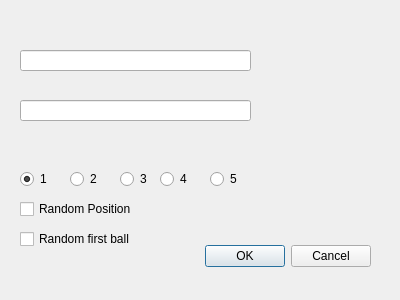
<?xml version="1.0" encoding="UTF-8"?>
<ui version="4.0">
 <class>Dialog</class>
 <widget class="QDialog" name="Dialog">
  <property name="geometry">
   <rect>
    <x>0</x>
    <y>0</y>
    <width>400</width>
    <height>300</height>
   </rect>
  </property>
  <property name="windowTitle">
   <string>Dialog</string>
  </property>
  <widget class="QDialogButtonBox" name="dialog_ok">
   <property name="geometry">
    <rect>
     <x>30</x>
     <y>240</y>
     <width>341</width>
     <height>32</height>
    </rect>
   </property>
   <property name="orientation">
    <enum>Qt::Horizontal</enum>
   </property>
   <property name="standardButtons">
    <set>QDialogButtonBox::Cancel|QDialogButtonBox::Ok</set>
   </property>
  </widget>
  <widget class="QRadioButton" name="b1">
   <property name="geometry">
    <rect>
     <x>20</x>
     <y>170</y>
     <width>31</width>
     <height>18</height>
    </rect>
   </property>
   <property name="text">
    <string>1</string>
   </property>
   <property name="checked">
    <bool>true</bool>
   </property>
  </widget>
  <widget class="QRadioButton" name="b2">
   <property name="geometry">
    <rect>
     <x>70</x>
     <y>170</y>
     <width>31</width>
     <height>18</height>
    </rect>
   </property>
   <property name="text">
    <string>2</string>
   </property>
  </widget>
  <widget class="QRadioButton" name="b3">
   <property name="geometry">
    <rect>
     <x>120</x>
     <y>170</y>
     <width>41</width>
     <height>18</height>
    </rect>
   </property>
   <property name="text">
    <string>3</string>
   </property>
  </widget>
  <widget class="QCheckBox" name="dialog_position">
   <property name="geometry">
    <rect>
     <x>20</x>
     <y>200</y>
     <width>131</width>
     <height>18</height>
    </rect>
   </property>
   <property name="text">
    <string>Random Position</string>
   </property>
  </widget>
  <widget class="QCheckBox" name="dialog_ball">
   <property name="geometry">
    <rect>
     <x>20</x>
     <y>230</y>
     <width>131</width>
     <height>18</height>
    </rect>
   </property>
   <property name="text">
    <string>Random first ball</string>
   </property>
  </widget>
  <widget class="QRadioButton" name="b4">
   <property name="geometry">
    <rect>
     <x>160</x>
     <y>170</y>
     <width>41</width>
     <height>18</height>
    </rect>
   </property>
   <property name="text">
    <string>4</string>
   </property>
  </widget>
  <widget class="QRadioButton" name="b5">
   <property name="geometry">
    <rect>
     <x>210</x>
     <y>170</y>
     <width>41</width>
     <height>18</height>
    </rect>
   </property>
   <property name="text">
    <string>5</string>
   </property>
  </widget>
  <widget class="QLineEdit" name="name_home">
   <property name="geometry">
    <rect>
     <x>20</x>
     <y>50</y>
     <width>231</width>
     <height>21</height>
    </rect>
   </property>
  </widget>
  <widget class="QLineEdit" name="name_away">
   <property name="geometry">
    <rect>
     <x>20</x>
     <y>100</y>
     <width>231</width>
     <height>21</height>
    </rect>
   </property>
  </widget>
 </widget>
 <resources/>
 <connections>
  <connection>
   <sender>dialog_ok</sender>
   <signal>accepted()</signal>
   <receiver>Dialog</receiver>
   <slot>accept()</slot>
   <hints>
    <hint type="sourcelabel">
     <x>248</x>
     <y>254</y>
    </hint>
    <hint type="destinationlabel">
     <x>157</x>
     <y>274</y>
    </hint>
   </hints>
  </connection>
  <connection>
   <sender>dialog_ok</sender>
   <signal>rejected()</signal>
   <receiver>Dialog</receiver>
   <slot>reject()</slot>
   <hints>
    <hint type="sourcelabel">
     <x>316</x>
     <y>260</y>
    </hint>
    <hint type="destinationlabel">
     <x>286</x>
     <y>274</y>
    </hint>
   </hints>
  </connection>
 </connections>
</ui>
